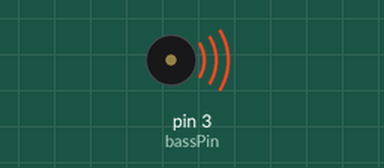
Bench run of a sketch on a simulated Arduino Uno, built with avr-gcc and run on an emulated ATmega328P. Parts: buzzer (waves = sounding).

Above: at 0.15 s.
Timing chart, 0 to 11.3 s (numbered marks = the images above):
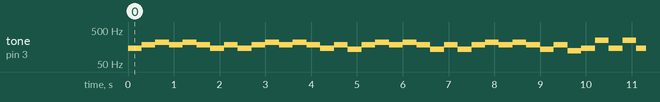

Measured:
- by itself, tone on pin 3 (bassPin): plays 146 Hz for 0.30 s, 185 Hz for 0.30 s, 220 Hz for 0.30 s, 185 Hz for 0.30 s, 220 Hz for 0.30 s, 185 Hz for 0.30 s … (427 notes in this stretch)

The sketch:

SecretsBuzz.ino
```cpp
int bassPin = 3;

void setup()
{
  pinMode(bassPin, OUTPUT);
}

void loop()
{

 //Intro
 tone(bassPin, 146.83, 300); //D
 delay(300);
 tone(bassPin, 185.00, 300); //F#
 delay(300);
 tone(bassPin, 220.00, 300); //A
 delay(300);
 tone(bassPin, 185.00, 300); //F#
 delay(300);
 tone(bassPin, 220.00, 300); //A
 delay(300);
 tone(bassPin, 185.00, 300); //F#
 delay(300);
 tone(bassPin, 146.83, 300); //D
 delay(300);
 tone(bassPin, 185.00, 300); //F#
 delay(300);
 tone(bassPin, 146.83, 300); //D
 delay(300);
 tone(bassPin, 185.00, 300); //F#
 delay(300);
 tone(bassPin, 220.00, 300); //A
 delay(300);
 tone(bassPin, 185.00, 300); //F#
 delay(300);
 tone(bassPin, 220.00, 300); //A
 delay(300);
 tone(bassPin, 185.00, 300); //F#
 delay(300);
 tone(bassPin, 146.83, 300); //D
 delay(300);
 tone(bassPin, 185.00, 300); //F#
 delay(300);
 tone(bassPin, 138.59, 300); //C#
 delay(300);
 tone(bassPin, 185.00, 300); //F#
 delay(300);
 tone(bassPin, 220.00, 300); //A
 delay(300);
 tone(bassPin, 185.00, 300); //F#
 delay(300);
 tone(bassPin, 220.00, 300); //A
 delay(300);
 tone(bassPin, 185.00, 300); //F#
 delay(300);
 tone(bassPin, 138.59, 300); //C#
 delay(300);
 tone(bassPin, 185.00, 300); //F#
 delay(300);
 tone(bassPin, 138.59, 300); //C#
 delay(300);
 tone(bassPin, 185.00, 300); //F#
 delay(300);
 tone(bassPin, 220.00, 300); //A
 delay(300);
 tone(bassPin, 185.00, 300); //F#
 delay(300);
 tone(bassPin, 220.00, 300); //A
 delay(300);
 tone(bassPin, 185.00, 300); //F#
 delay(300);
 tone(bassPin, 138.59, 300); //C#
 delay(300);
 tone(bassPin, 185.00, 300); //F#
 delay(300);
 tone(bassPin, 123.47, 300); //B
 delay(300);
 tone(bassPin, 146.83, 300); //D
 delay(300);
 tone(bassPin, 246.94, 300); //B
 delay(300);
 tone(bassPin, 146.83, 300); //D
 delay(300);
 tone(bassPin, 246.94, 300); //B
 delay(300);
 tone(bassPin, 146.83, 300); //D
 delay(300);
 tone(bassPin, 123.47, 300); //B
 delay(300);
 tone(bassPin, 146.83, 300); //D
 delay(300);
 tone(bassPin, 246.94, 300); //B
 delay(300);
 tone(bassPin, 146.83, 300); //D
 delay(300);
 tone(bassPin, 98.00, 300); //G
 delay(300);
 tone(bassPin, 146.83, 300); //D
 delay(300);
 tone(bassPin, 246.94, 300); //B
 delay(300);
 tone(bassPin, 146.83, 300); //D
 delay(300);
 tone(bassPin, 246.94, 300); //B
 delay(300);
 tone(bassPin, 146.83, 300); //D
 delay(300);
 tone(bassPin, 123.47, 300); //B
 delay(300);
 tone(bassPin, 146.83, 300); //D
 delay(300);
 tone(bassPin, 98.00, 300); //G
 delay(300);
 tone(bassPin, 146.83, 300); //D
 delay(300);
 tone(bassPin, 196.00, 300); //G
 delay(300);
 tone(bassPin, 146.83, 300); //D
 delay(300);
 tone(bassPin, 196.00, 300); //G
 delay(300);
 tone(bassPin, 146.83, 300); //D
 delay(300);
 tone(bassPin, 123.47, 300); //B
 delay(300);
 tone(bassPin, 146.83, 300); //D
 delay(300);
}
```
